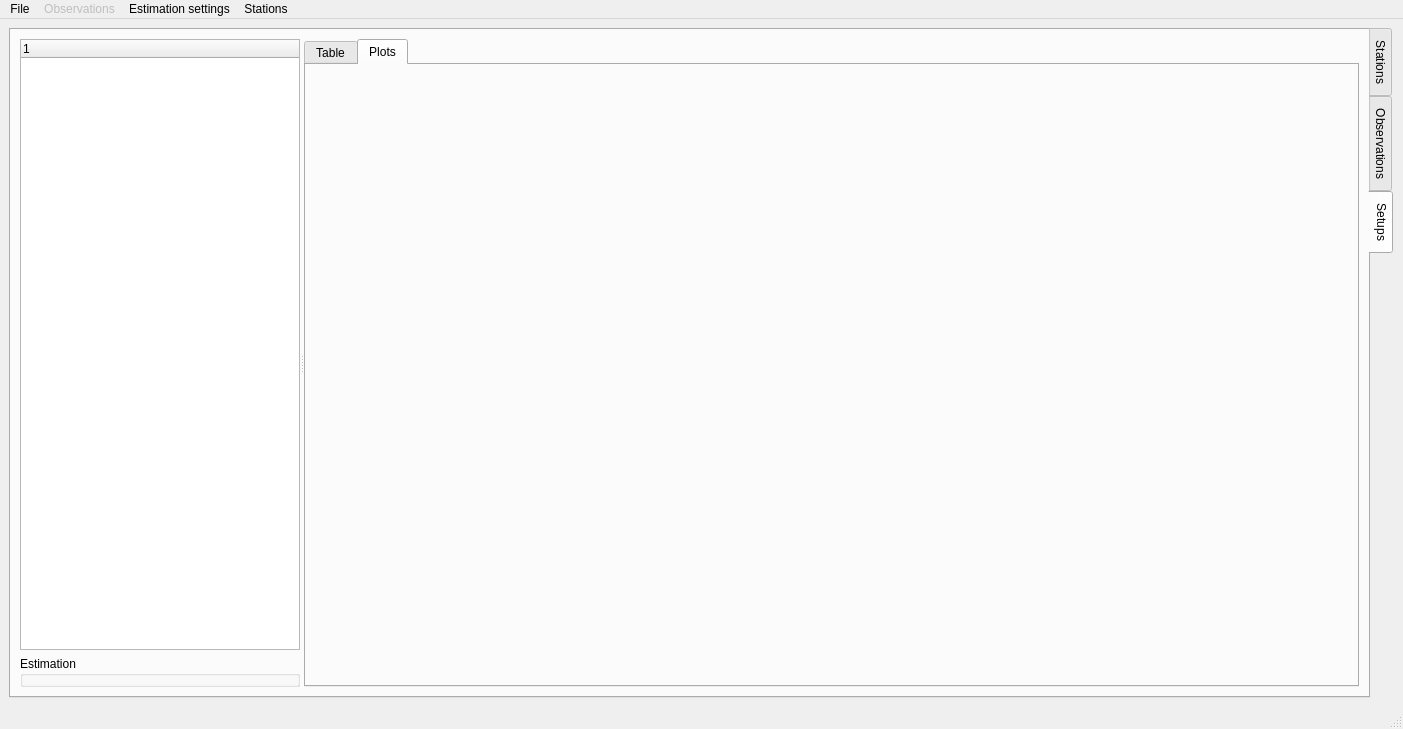
<?xml version="1.0" encoding="UTF-8"?>
<ui version="4.0">
 <class>MainWindow</class>
 <widget class="QMainWindow" name="MainWindow">
  <property name="geometry">
   <rect>
    <x>0</x>
    <y>0</y>
    <width>1403</width>
    <height>729</height>
   </rect>
  </property>
  <property name="windowTitle">
   <string>GravTools</string>
  </property>
  <widget class="QWidget" name="centralwidget">
   <layout class="QVBoxLayout" name="verticalLayout_13">
    <item>
     <widget class="QTabWidget" name="tabWidget_Main">
      <property name="tabPosition">
       <enum>QTabWidget::East</enum>
      </property>
      <property name="currentIndex">
       <number>2</number>
      </property>
      <property name="movable">
       <bool>true</bool>
      </property>
      <widget class="QWidget" name="tab_main_stations">
       <attribute name="title">
        <string>Stations</string>
       </attribute>
       <layout class="QVBoxLayout" name="verticalLayout_4">
        <item>
         <layout class="QHBoxLayout" name="horizontalLayout_2" stretch="1,4">
          <item>
           <layout class="QVBoxLayout" name="verticalLayout_3">
            <item>
             <widget class="QGroupBox" name="groupBox_filter_options">
              <property name="enabled">
               <bool>false</bool>
              </property>
              <property name="toolTip">
               <string>Display options for stations</string>
              </property>
              <property name="title">
               <string>Filter Options</string>
              </property>
              <property name="flat">
               <bool>false</bool>
              </property>
              <property name="checkable">
               <bool>false</bool>
              </property>
              <layout class="QVBoxLayout" name="verticalLayout_2">
               <item>
                <widget class="QCheckBox" name="checkBox_filter_observed_stat_only">
                 <property name="toolTip">
                  <string>Display only stations that were observed in this campaign. </string>
                 </property>
                 <property name="text">
                  <string>Observed only</string>
                 </property>
                </widget>
               </item>
               <item>
                <widget class="QLabel" name="label">
                 <property name="text">
                  <string>Station name filter (regex)</string>
                 </property>
                </widget>
               </item>
               <item>
                <widget class="QLineEdit" name="lineEdit_filter_stat_name">
                 <property name="text">
                  <string/>
                 </property>
                </widget>
               </item>
              </layout>
             </widget>
            </item>
            <item>
             <widget class="QGroupBox" name="groupBox_edit_options">
              <property name="enabled">
               <bool>false</bool>
              </property>
              <property name="title">
               <string>Edit Options</string>
              </property>
             </widget>
            </item>
            <item>
             <spacer name="verticalSpacer">
              <property name="orientation">
               <enum>Qt::Vertical</enum>
              </property>
              <property name="sizeHint" stdset="0">
               <size>
                <width>20</width>
                <height>40</height>
               </size>
              </property>
             </spacer>
            </item>
           </layout>
          </item>
          <item>
           <widget class="QTabWidget" name="tab_Widget_Stations">
            <property name="sizePolicy">
             <sizepolicy hsizetype="Expanding" vsizetype="Expanding">
              <horstretch>0</horstretch>
              <verstretch>0</verstretch>
             </sizepolicy>
            </property>
            <property name="currentIndex">
             <number>0</number>
            </property>
            <widget class="QWidget" name="tab_Stations_Table">
             <attribute name="title">
              <string>Table</string>
             </attribute>
             <layout class="QVBoxLayout" name="verticalLayout">
              <item>
               <widget class="QTableView" name="tableView_Stations">
                <property name="sizeAdjustPolicy">
                 <enum>QAbstractScrollArea::AdjustToContents</enum>
                </property>
                <attribute name="horizontalHeaderCascadingSectionResizes">
                 <bool>true</bool>
                </attribute>
               </widget>
              </item>
             </layout>
            </widget>
            <widget class="QWidget" name="tab_Stations_Plot">
             <attribute name="title">
              <string>Plot</string>
             </attribute>
            </widget>
           </widget>
          </item>
         </layout>
        </item>
       </layout>
      </widget>
      <widget class="QWidget" name="tab_main_observations">
       <attribute name="title">
        <string>Observations</string>
       </attribute>
       <layout class="QVBoxLayout" name="verticalLayout_7">
        <item>
         <widget class="QSplitter" name="splitter_obs">
          <property name="orientation">
           <enum>Qt::Horizontal</enum>
          </property>
          <widget class="QWidget" name="layoutWidget">
           <layout class="QVBoxLayout" name="verticalLayout_5">
            <item>
             <widget class="QTreeWidget" name="treeWidget_observations">
              <property name="sizePolicy">
               <sizepolicy hsizetype="Expanding" vsizetype="Expanding">
                <horstretch>0</horstretch>
                <verstretch>0</verstretch>
               </sizepolicy>
              </property>
              <property name="minimumSize">
               <size>
                <width>280</width>
                <height>0</height>
               </size>
              </property>
              <property name="sortingEnabled">
               <bool>false</bool>
              </property>
              <property name="headerHidden">
               <bool>true</bool>
              </property>
              <attribute name="headerVisible">
               <bool>false</bool>
              </attribute>
              <attribute name="headerStretchLastSection">
               <bool>true</bool>
              </attribute>
              <column>
               <property name="text">
                <string>Survey</string>
               </property>
              </column>
              <column>
               <property name="text">
                <string>Station</string>
               </property>
              </column>
              <column>
               <property name="text">
                <string>#Obs</string>
               </property>
              </column>
             </widget>
            </item>
            <item>
             <widget class="QGroupBox" name="groupBox_obs_autoselect">
              <property name="enabled">
               <bool>false</bool>
              </property>
              <property name="title">
               <string>Data Selection</string>
              </property>
              <layout class="QVBoxLayout" name="verticalLayout_10">
               <item>
                <widget class="QPushButton" name="pushButton_obs_apply_autoselect_current_data">
                 <property name="toolTip">
                  <string>Activate/deactivate observations of the current selected survey or setup according to the auto-selection options.</string>
                 </property>
                 <property name="text">
                  <string>Apply Autoselection</string>
                 </property>
                </widget>
               </item>
              </layout>
             </widget>
            </item>
            <item>
             <widget class="QGroupBox" name="groupBox_obs_setups">
              <property name="enabled">
               <bool>false</bool>
              </property>
              <property name="title">
               <string>Setups</string>
              </property>
              <layout class="QVBoxLayout" name="verticalLayout_11">
               <item>
                <widget class="QPushButton" name="pushButton_obs_comp_setup_data">
                 <property name="toolTip">
                  <string>Combine all observations per setup in oder to compute a singel pseudo observation.</string>
                 </property>
                 <property name="text">
                  <string>Compute setup data</string>
                 </property>
                </widget>
               </item>
              </layout>
             </widget>
            </item>
            <item>
             <widget class="QGroupBox" name="groupBox_obs_view_options">
              <property name="enabled">
               <bool>false</bool>
              </property>
              <property name="title">
               <string>View Options</string>
              </property>
              <layout class="QVBoxLayout" name="verticalLayout_9">
               <item>
                <widget class="QCheckBox" name="checkBox_obs_show_all_columns">
                 <property name="text">
                  <string>Show all columns</string>
                 </property>
                 <property name="checked">
                  <bool>true</bool>
                 </property>
                </widget>
               </item>
               <item>
                <widget class="QCheckBox" name="checkBox_obs_plot_reduced_observations">
                 <property name="toolTip">
                  <string>Plot reduced observatio data, if availble.</string>
                 </property>
                 <property name="text">
                  <string>Plot reduced observations</string>
                 </property>
                </widget>
               </item>
              </layout>
             </widget>
            </item>
           </layout>
          </widget>
          <widget class="QTabWidget" name="tabWidget_observations">
           <property name="sizePolicy">
            <sizepolicy hsizetype="Expanding" vsizetype="Expanding">
             <horstretch>1</horstretch>
             <verstretch>0</verstretch>
            </sizepolicy>
           </property>
           <property name="currentIndex">
            <number>1</number>
           </property>
           <widget class="QWidget" name="tab_observations_table">
            <attribute name="title">
             <string>Table</string>
            </attribute>
            <layout class="QVBoxLayout" name="verticalLayout_6">
             <item>
              <widget class="QTableView" name="tableView_observations"/>
             </item>
            </layout>
           </widget>
           <widget class="QWidget" name="tab_observations_plots">
            <attribute name="title">
             <string>Plots</string>
            </attribute>
            <layout class="QVBoxLayout" name="verticalLayout_8">
             <item>
              <widget class="GraphicsLayoutWidget" name="GraphicsLayoutWidget_observations"/>
             </item>
            </layout>
           </widget>
          </widget>
         </widget>
        </item>
       </layout>
      </widget>
      <widget class="QWidget" name="tab_main_setups">
       <attribute name="title">
        <string>Setups</string>
       </attribute>
       <attribute name="toolTip">
        <string>Setup data: Corrected and reduces observation data accumulated for each instrument setup.</string>
       </attribute>
       <layout class="QVBoxLayout" name="verticalLayout_14">
        <item>
         <widget class="QSplitter" name="splitter_setups">
          <property name="orientation">
           <enum>Qt::Horizontal</enum>
          </property>
          <widget class="QWidget" name="verticalLayoutWidget">
           <layout class="QVBoxLayout" name="verticalLayout_12">
            <item>
             <widget class="QTreeWidget" name="treeWidget_setups">
              <property name="minimumSize">
               <size>
                <width>280</width>
                <height>0</height>
               </size>
              </property>
              <column>
               <property name="text">
                <string notr="true">1</string>
               </property>
              </column>
             </widget>
            </item>
            <item>
             <widget class="QGroupBox" name="groupBox_estimation">
              <property name="title">
               <string>Estimation</string>
              </property>
             </widget>
            </item>
           </layout>
          </widget>
          <widget class="QTabWidget" name="tabWidget_setups">
           <property name="sizePolicy">
            <sizepolicy hsizetype="Expanding" vsizetype="Expanding">
             <horstretch>1</horstretch>
             <verstretch>0</verstretch>
            </sizepolicy>
           </property>
           <property name="currentIndex">
            <number>1</number>
           </property>
           <widget class="QWidget" name="tab_setups_table">
            <attribute name="title">
             <string>Table</string>
            </attribute>
            <layout class="QVBoxLayout" name="verticalLayout_15">
             <item>
              <widget class="QTableView" name="tableView_setups"/>
             </item>
            </layout>
           </widget>
           <widget class="QWidget" name="tab_setups_plot">
            <attribute name="title">
             <string>Plots</string>
            </attribute>
           </widget>
          </widget>
         </widget>
        </item>
       </layout>
      </widget>
     </widget>
    </item>
   </layout>
  </widget>
  <widget class="QMenuBar" name="menubar">
   <property name="geometry">
    <rect>
     <x>0</x>
     <y>0</y>
     <width>1403</width>
     <height>22</height>
    </rect>
   </property>
   <widget class="QMenu" name="menu_File">
    <property name="title">
     <string>File</string>
    </property>
    <widget class="QMenu" name="menuAdd_Survey">
     <property name="enabled">
      <bool>false</bool>
     </property>
     <property name="title">
      <string>Add Survey</string>
     </property>
     <addaction name="action_from_CG5_observation_file"/>
     <addaction name="action_from_BEV_observation_file"/>
    </widget>
    <addaction name="action_New_Campaign"/>
    <addaction name="action_Save_Campaign"/>
    <addaction name="action_Load_Campaign"/>
    <addaction name="separator"/>
    <addaction name="menuAdd_Survey"/>
    <addaction name="action_Add_Stations"/>
    <addaction name="separator"/>
    <addaction name="action_Exit"/>
   </widget>
   <widget class="QMenu" name="menu_Observations">
    <property name="enabled">
     <bool>false</bool>
    </property>
    <property name="tearOffEnabled">
     <bool>false</bool>
    </property>
    <property name="title">
     <string>Observations</string>
    </property>
    <addaction name="action_Edit_Observations"/>
    <addaction name="separator"/>
    <addaction name="action_Corrections"/>
    <addaction name="action_Autoselection_settings"/>
   </widget>
   <widget class="QMenu" name="menuEstimation_settings">
    <property name="title">
     <string>Estimation settings</string>
    </property>
   </widget>
   <widget class="QMenu" name="menuStations">
    <property name="title">
     <string>Stations</string>
    </property>
    <addaction name="actionShow_Stations"/>
   </widget>
   <addaction name="menu_File"/>
   <addaction name="menu_Observations"/>
   <addaction name="menuEstimation_settings"/>
   <addaction name="menuStations"/>
  </widget>
  <widget class="QStatusBar" name="statusbar">
   <property name="inputMethodHints">
    <set>Qt::ImhNone</set>
   </property>
  </widget>
  <action name="action_New_Campaign">
   <property name="text">
    <string>&amp;New Campaign</string>
   </property>
  </action>
  <action name="action_Save_Campaign">
   <property name="enabled">
    <bool>false</bool>
   </property>
   <property name="text">
    <string>&amp;Save Campaign</string>
   </property>
  </action>
  <action name="action_Load_Campaign">
   <property name="enabled">
    <bool>false</bool>
   </property>
   <property name="text">
    <string>&amp;Load Campaign</string>
   </property>
  </action>
  <action name="action_Add_Stations">
   <property name="enabled">
    <bool>false</bool>
   </property>
   <property name="text">
    <string>Add Stations</string>
   </property>
  </action>
  <action name="action_Exit">
   <property name="text">
    <string>E&amp;xit</string>
   </property>
   <property name="toolTip">
    <string>Exit GravTools</string>
   </property>
  </action>
  <action name="action_Edit_Observations">
   <property name="enabled">
    <bool>true</bool>
   </property>
   <property name="text">
    <string>Edit Observations</string>
   </property>
  </action>
  <action name="actionResiduals">
   <property name="text">
    <string>Residuals</string>
   </property>
  </action>
  <action name="actionEstimates">
   <property name="text">
    <string>Estimates</string>
   </property>
  </action>
  <action name="action_Corrections">
   <property name="enabled">
    <bool>true</bool>
   </property>
   <property name="text">
    <string>Corrections</string>
   </property>
  </action>
  <action name="actionShow_Stations">
   <property name="text">
    <string>Show Stations</string>
   </property>
  </action>
  <action name="action_from_CG5_observation_file">
   <property name="text">
    <string>from CG5 observation file</string>
   </property>
  </action>
  <action name="action_from_BEV_observation_file">
   <property name="text">
    <string>from BEV observation file</string>
   </property>
  </action>
  <action name="action_Autoselection_settings">
   <property name="text">
    <string>Autoselection settings</string>
   </property>
  </action>
 </widget>
 <customwidgets>
  <customwidget>
   <class>GraphicsLayoutWidget</class>
   <extends>QGraphicsView</extends>
   <header>pyqtgraph</header>
  </customwidget>
 </customwidgets>
 <resources/>
 <connections/>
</ui>
